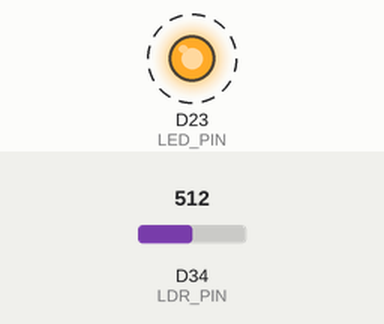
This sketch was run on a simulated Arduino Due. On the bench: output pins drawn as LEDs (lit = HIGH). Dashed ring = blinking. The test bench sets the inputs (shaded band); at power-on: D34 (LDR_PIN) = 512 (analog values on the 0–1023 scale). What the sketch prints to the serial monitor is not drawn.

Above: at 0.2 s.
Timing chart, 0 to 3.0 s (numbered marks = the images above):
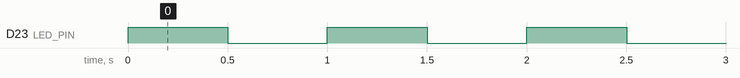

The sketch:

03_teste_optico_led_ldr.ino
```cpp
// Teste de leitura da luz do LED pelo LDR, executado em bancada.
const int LED_PIN = 23;
const int LDR_PIN = 34;

void setup() {
  Serial.begin(115200);
  pinMode(LED_PIN, OUTPUT);
  digitalWrite(LED_PIN, LOW);
  analogReadResolution(12);
  Serial.println("Teste optico iniciado!");
}

void loop() {
  digitalWrite(LED_PIN, HIGH);
  delay(500);
  int ligado = analogRead(LDR_PIN);
  digitalWrite(LED_PIN, LOW);
  delay(500);
  int desligado = analogRead(LDR_PIN);
  Serial.print("LED ligado: ");
  Serial.print(ligado);
  Serial.print(" | LED desligado: ");
  Serial.println(desligado);
}
```

Measured:
- by itself, D23 (LED_PIN): alternates HIGH for 0.50 s and LOW for 0.50 s
